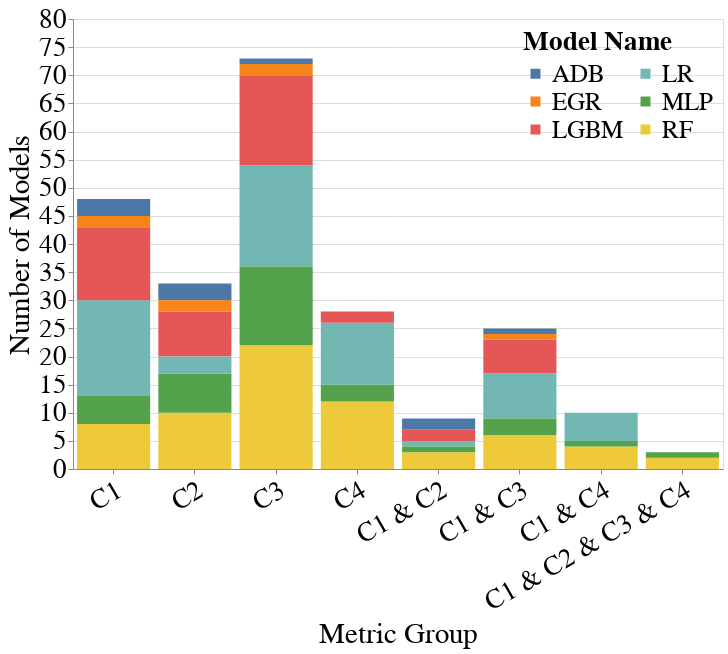

Write notebook code for a chart like this one.
### Markdown cell above
### Student Performance

### Code cell
# WYSIWYG
# Metrics for constraints: [C1, C2, C3, C4]
metrics = ['Accuracy', 'Equalized_Odds_FPR', 'Label_Stability_Ratio', 'Std_Parity']
metrics_value_range_dct = {
    metrics[0]: [0.93, 1.0], # C1
    metrics[1]: [-0.04, 0.04], # C2
    metrics[2]: [0.98, 1.02], # C3
    metrics[3]: [-0.01, 0.01], # C4
    f'{metrics[0]}&{metrics[1]}': None, # C1 + C2
    f'{metrics[0]}&{metrics[2]}': None, # C1 + C3
    f'{metrics[0]}&{metrics[3]}': None, # C1 + C4
    f'{metrics[0]}&{metrics[1]}&{metrics[2]}&{metrics[3]}': None, # C1 + C2 + C3 + C4
}
create_bar_chart_for_model_selection(all_subgroup_metrics_df,
                                     all_group_metrics_df,
                                     metrics_value_range_dct,
                                     dataset_name='Student_Performance_Por',
                                     group='sex',
                                     vals_to_replace=vals_to_replace)

### Figure 1 — Vega-Lite specification as saved in the notebook (floating-point values rounded to 4 significant figures)
{"config": {"view": {"continuousWidth": 400, "continuousHeight": 300}, "axis": {"labelFontSize": 27, "labelFontWeight": "normal", "labelLimit": 300, "tickMinStep": 1, "titleFontSize": 29, "titleFontWeight": "normal"}, "legend": {"columns": 2, "labelFontSize": 25, "labelLimit": 300, "legendX": 450, "legendY": 10, "orient": "none", "symbolStrokeWidth": 4, "titleFontSize": 27, "titleLimit": 220}, "title": {"fontSize": 27}}, "data": {"name": "data-c45f682d37c8aa47c40a298b76715862"}, "mark": "bar", "encoding": {"color": {"field": "Model_Name", "legend": {"title": "Model Name"}, "type": "nominal"}, "x": {"axis": {"labelAngle": -30}, "field": "Title", "sort": {"order": "ascending"}, "title": "Metric Group", "type": "nominal"}, "y": {"field": "Number_of_Models", "title": "Number of Models", "type": "quantitative"}}, "height": 450, "width": 650, "$schema": "https://vega.github.io/schema/vega-lite/v4.17.0.json", "datasets": {"data-c45f682d37c8aa47c40a298b76715862": [{"Model_Name": "LR", "Number_of_Models": 17, "Metric_Group": "Accuracy", "Alias": "C1", "Title": "C1"}, {"Model_Name": "LGBM", "Number_of_Models": 13, "Metric_Group": "Accuracy", "Alias": "C1", "Title": "C1"}, {"Model_Name": "RF", "Number_of_Models": 8, "Metric_Group": "Accuracy", "Alias": "C1", "Title": "C1"}, {"Model_Name": "MLP", "Number_of_Models": 5, "Metric_Group": "Accuracy", "Alias": "C1", "Title": "C1"}, {"Model_Name": "ADB", "Number_of_Models": 3, "Metric_Group": "Accuracy", "Alias": "C1", "Title": "C1"}, {"Model_Name": "EGR", "Number_of_Models": 2, "Metric_Group": "Accuracy", "Alias": "C1", "Title": "C1"}, {"Model_Name": "RF", "Number_of_Models": 10, "Metric_Group": "Equalized_Odds_FPR", "Alias": "C2", "Title": "C2"}, {"Model_Name": "LGBM", "Number_of_Models": 8, "Metric_Group": "Equalized_Odds_FPR", "Alias": "C2", "Title": "C2"}, {"Model_Name": "MLP", "Number_of_Models": 7, "Metric_Group": "Equalized_Odds_FPR", "Alias": "C2", "Title": "C2"}, {"Model_Name": "ADB", "Number_of_Models": 3, "Metric_Group": "Equalized_Odds_FPR", "Alias": "C2", "Title": "C2"}, {"Model_Name": "LR", "Number_of_Models": 3, "Metric_Group": "Equalized_Odds_FPR", "Alias": "C2", "Title": "C2"}, {"Model_Name": "EGR", "Number_of_Models": 2, "Metric_Group": "Equalized_Odds_FPR", "Alias": "C2", "Title": "C2"}, {"Model_Name": "RF", "Number_of_Models": 22, "Metric_Group": "Label_Stability_Ratio", "Alias": "C3", "Title": "C3"}, {"Model_Name": "LR", "Number_of_Models": 18, "Metric_Group": "Label_Stability_Ratio", "Alias": "C3", "Title": "C3"}, {"Model_Name": "LGBM", "Number_of_Models": 16, "Metric_Group": "Label_Stability_Ratio", "Alias": "C3", "Title": "C3"}, {"Model_Name": "MLP", "Number_of_Models": 14, "Metric_Group": "Label_Stability_Ratio", "Alias": "C3", "Title": "C3"}, {"Model_Name": "EGR", "Number_of_Models": 2, "Metric_Group": "Label_Stability_Ratio", "Alias": "C3", "Title": "C3"}, {"Model_Name": "ADB", "Number_of_Models": 1, "Metric_Group": "Label_Stability_Ratio", "Alias": "C3", "Title": "C3"}, {"Model_Name": "RF", "Number_of_Models": 12, "Metric_Group": "Std_Parity", "Alias": "C4", "Title": "C4"}, {"Model_Name": "LR", "Number_of_Models": 11, "Metric_Group": "Std_Parity", "Alias": "C4", "Title": "C4"}, {"Model_Name": "MLP", "Number_of_Models": 3, "Metric_Group": "Std_Parity", "Alias": "C4", "Title": "C4"}, {"Model_Name": "LGBM", "Number_of_Models": 2, "Metric_Group": "Std_Parity", "Alias": "C4", "Title": "C4"}, {"Model_Name": "RF", "Number_of_Models": 3, "Metric_Group": "Accuracy&Equalized_Odds_FPR", "Alias": "C1 & C2", "Title": "C1 & C2"}, {"Model_Name": "ADB", "Number_of_Models": 2, "Metric_Group": "Accuracy&Equalized_Odds_FPR", "Alias": "C1 & C2", "Title": "C1 & C2"}, {"Model_Name": "LGBM", "Number_of_Models": 2, "Metric_Group": "Accuracy&Equalized_Odds_FPR", "Alias": "C1 & C2", "Title": "C1 & C2"}, {"Model_Name": "LR", "Number_of_Models": 1, "Metric_Group": "Accuracy&Equalized_Odds_FPR", "Alias": "C1 & C2", "Title": "C1 & C2"}, {"Model_Name": "MLP", "Number_of_Models": 1, "Metric_Group": "Accuracy&Equalized_Odds_FPR", "Alias": "C1 & C2", "Title": "C1 & C2"}, {"Model_Name": "LR", "Number_of_Models": 8, "Metric_Group": "Accuracy&Label_Stability_Ratio", "Alias": "C1 & C3", "Title": "C1 & C3"}, {"Model_Name": "LGBM", "Number_of_Models": 6, "Metric_Group": "Accuracy&Label_Stability_Ratio", "Alias": "C1 & C3", "Title": "C1 & C3"}, {"Model_Name": "RF", "Number_of_Models": 6, "Metric_Group": "Accuracy&Label_Stability_Ratio", "Alias": "C1 & C3", "Title": "C1 & C3"}, {"Model_Name": "MLP", "Number_of_Models": 3, "Metric_Group": "Accuracy&Label_Stability_Ratio", "Alias": "C1 & C3", "Title": "C1 & C3"}, {"Model_Name": "ADB", "Number_of_Models": 1, "Metric_Group": "Accuracy&Label_Stability_Ratio", "Alias": "C1 & C3", "Title": "C1 & C3"}, {"Model_Name": "EGR", "Number_of_Models": 1, "Metric_Group": "Accuracy&Label_Stability_Ratio", "Alias": "C1 & C3", "Title": "C1 & C3"}, {"Model_Name": "LR", "Number_of_Models": 5, "Metric_Group": "Accuracy&Std_Parity", "Alias": "C1 & C4", "Title": "C1 & C4"}, {"Model_Name": "RF", "Number_of_Models": 4, "Metric_Group": "Accuracy&Std_Parity", "Alias": "C1 & C4", "Title": "C1 & C4"}, {"Model_Name": "MLP", "Number_of_Models": 1, "Metric_Group": "Accuracy&Std_Parity", "Alias": "C1 & C4", "Title": "C1 & C4"}, {"Model_Name": "RF", "Number_of_Models": 2, "Metric_Group": "Accuracy&Equalized_Odds_FPR&Label_Stability_Ratio&Std_Parity", "Alias": "C1 & C2 & C3 & C4", "Title": "C1 & C2 & C3 & C4"}, {"Model_Name": "MLP", "Number_of_Models": 1, "Metric_Group": "Accuracy&Equalized_Odds_FPR&Label_Stability_Ratio&Std_Parity", "Alias": "C1 & C2 & C3 & C4", "Title": "C1 & C2 & C3 & C4"}]}}
